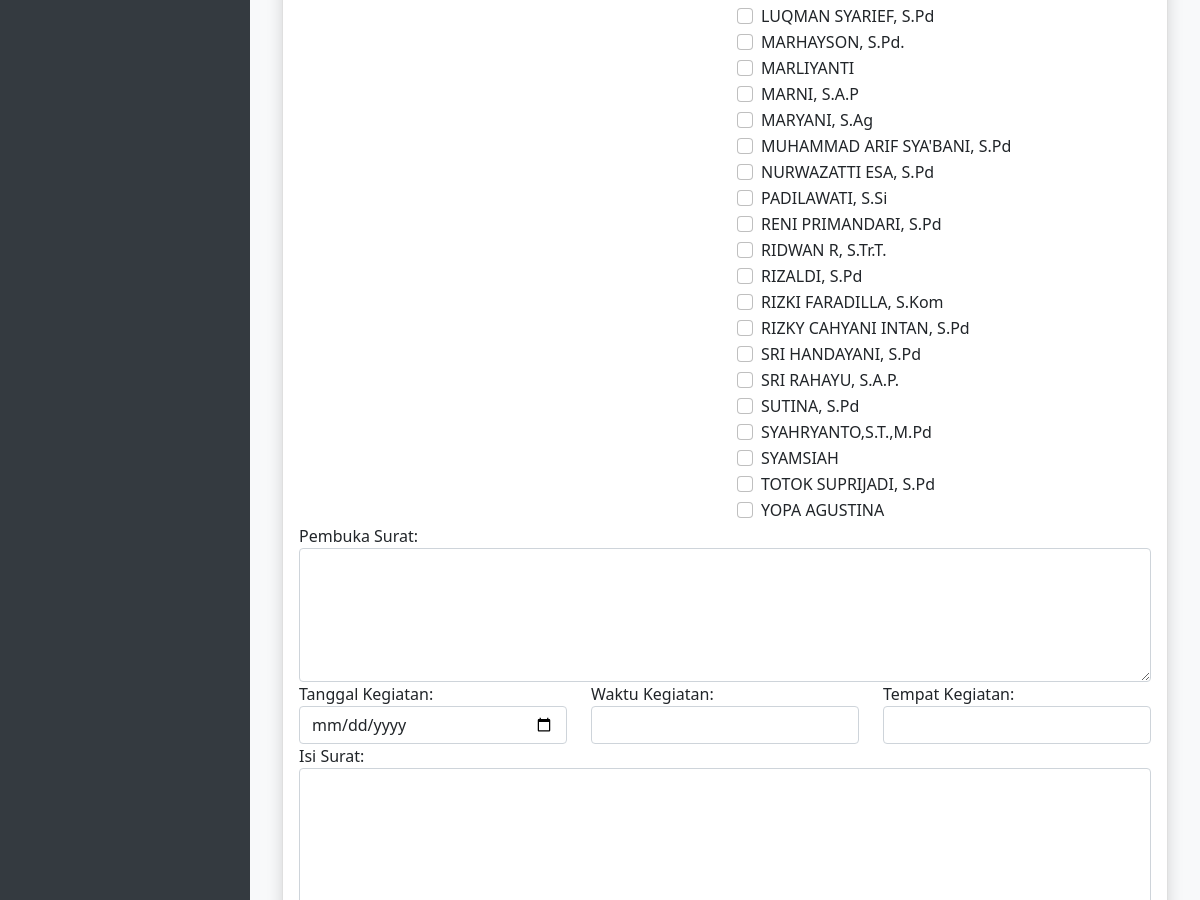
Before: /asn/surat_resmi/create/ (middle part) with the older database file.
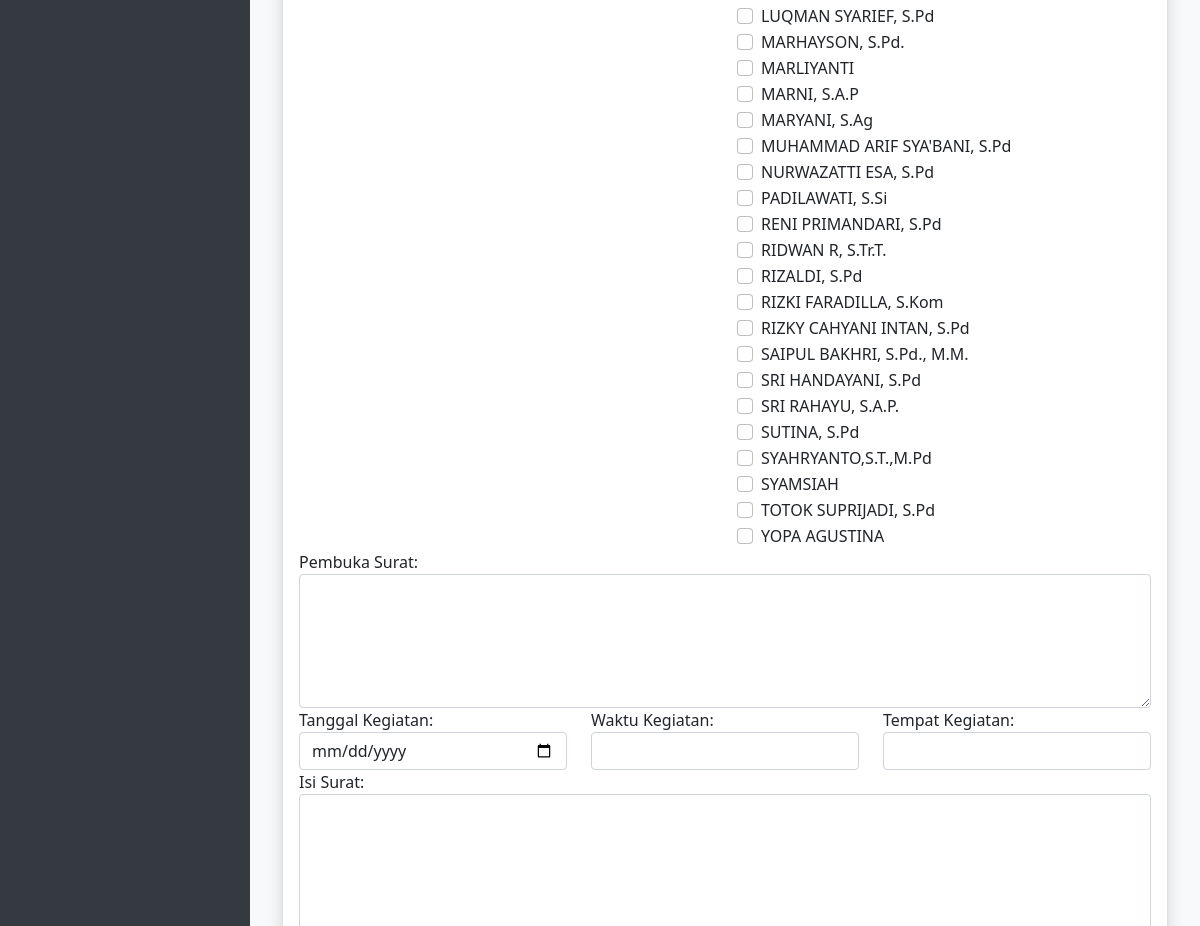
After: the same page with the newer database file.
### asn_app/models.py (models this page shows, shortened)
class ASN(models.Model):
    JENIS_KELAMIN_CHOICES = [
        ('L', 'Laki-laki'),
        ('P', 'Perempuan'),
    ]
    AGAMA_CHOICES = [
        ('ISLAM', 'Islam'),
        ('KRISTEN', 'Kristen'),
        ('KATOLIK', 'Katolik'),
        ('HINDU', 'Hindu'),
        ('BUDDHA', 'Buddha'),
        ('KONGHUCU', 'Konghucu'),
    ]
    nip = models.CharField(max_length=18, unique=True, null=True, blank=True)
    nama = models.CharField(max_length=100)
    tempat_lahir = models.CharField(max_length=50)
    tanggal_lahir = models.DateField()
    jenis_kelamin = models.CharField(max_length=1, choices=JENIS_KELAMIN_CHOICES)
    agama = models.CharField(max_length=10, choices=AGAMA_CHOICES)
    alamat = models.TextField()
    email = models.EmailField()
    telepon = models.CharField(max_length=15)
    jabatan = models.CharField(max_length=100)
    pangkat = models.CharField(max_length=50, null=True, blank=True)
    golongan = models.CharField(max_length=5, null=True, blank=True)
    nama_istri_suami = models.CharField(max_length=100, blank=True, null=True, verbose_name='Nama Istri/Suami')
    unit_kerja = models.CharField(max_length=100)
    foto = models.ImageField(upload_to='asn_fotos/', blank=True, null=True)
    created_at = models.DateTimeField(auto_now_add=True)
    updated_at = models.DateTimeField(auto_now=True)

### asn_app/views.py (the view, shortened to what this page needs)
# urls.py: path('surat_resmi/create/', views.SuratResmiCreateView.as_view(), name='surat_resmi_create'),
class SuratResmiCreateView(CreateView):
    model = SuratResmi
    form_class = SuratResmiForm
    template_name = 'asn_app/surat_resmi_form.html'

### asn_app/templates/asn_app/surat_resmi_form.html (shortened to what this page needs)
{% extends 'asn_app/base.html' %}
{% block content %}
<div class="container-fluid">
    <div class="card shadow mb-4">
        <div class="card-body">
            <form method="post">
                <div class="form-group row">
                    <div class="col-sm-6 mb-3 mb-sm-0">
                    </div>
                    <div class="col-sm-6">
                        {% for checkbox in form.pegawai %}
                            <div class="form-check">
                                {{ checkbox.tag }}
                                <label class="form-check-label" for="{{ checkbox.id_for_label }}">{{ checkbox.choice_label }}</label>
                            </div>
                        {% endfor %}
                    </div>
                </div>
                <div class="form-group">
                    {{ form.pembuka_surat.label_tag }}
                    {{ form.pembuka_surat }}
                </div>
                <div class="form-group row">
                    <div class="col-sm-4 mb-3 mb-sm-0">
                        {{ form.tanggal_kegiatan.label_tag }}
                        {{ form.tanggal_kegiatan }}
                    </div>
                    <div class="col-sm-4">
                        {{ form.waktu_kegiatan.label_tag }}
                        {{ form.waktu_kegiatan }}
                    </div>
                    <div class="col-sm-4">
                        {{ form.tempat_kegiatan.label_tag }}
                        {{ form.tempat_kegiatan }}
                    </div>
                </div>
                <div class="form-group">
                    {{ form.isi_surat.label_tag }}
                    {{ form.isi_surat }}
                </div>
            </form>
        </div>
    </div>
</div>
{% endblock %}

Changed rows visible on the page:
added ASN: choice_label "SAIPUL BAKHRI, S.Pd., M.M."
